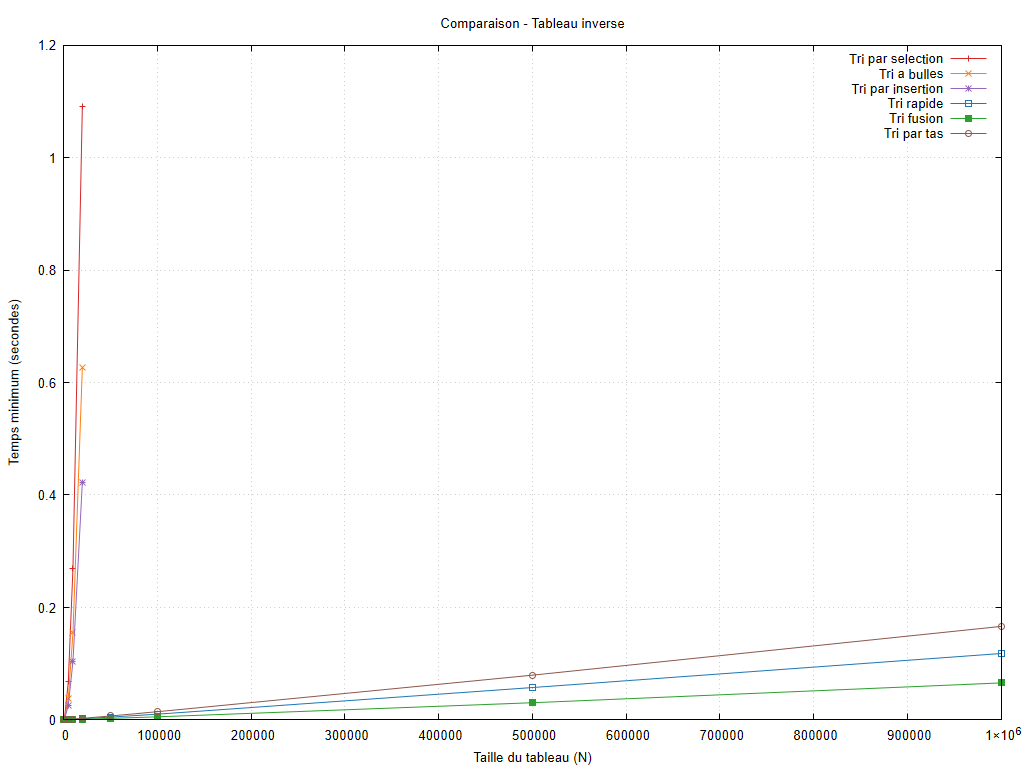

gnuplot code for this plot:
set encoding utf8
set terminal pngcairo size 1024,768 font 'Arial,10'
set output 'graphiques/20261006_211417/configurations/decroissant.png'
set datafile missing 'non_mesure'
set datafile separator ';'
set title 'Comparaison - Tableau inverse'
set xlabel 'Taille du tableau (N)'
set ylabel 'Temps minimum (secondes)'
set grid
set yrange [0:*]
plot 'resultats/20261006_211417/decroissant.csv' every ::1 using 1:2 title 'Tri par selection' with linespoints lc rgb '#d62728', 'resultats/20261006_211417/decroissant.csv' every ::1 using 1:4 title 'Tri a bulles' with linespoints lc rgb '#ff7f0e', 'resultats/20261006_211417/decroissant.csv' every ::1 using 1:6 title 'Tri par insertion' with linespoints lc rgb '#9467bd', 'resultats/20261006_211417/decroissant.csv' every ::1 using 1:8 title 'Tri rapide' with linespoints lc rgb '#1f77b4', 'resultats/20261006_211417/decroissant.csv' every ::1 using 1:10 title 'Tri fusion' with linespoints lc rgb '#2ca02c', 'resultats/20261006_211417/decroissant.csv' every ::1 using 1:12 title 'Tri par tas' with linespoints lc rgb '#8c564b'
unset output
